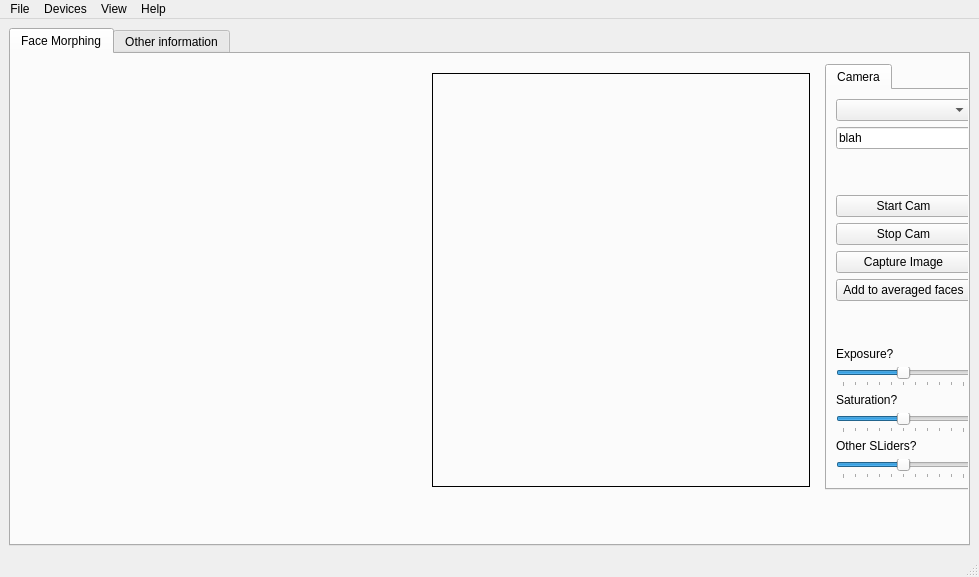
<?xml version="1.0" encoding="UTF-8"?>
<ui version="4.0">
 <class>MainWindow</class>
 <widget class="QMainWindow" name="MainWindow">
  <property name="geometry">
   <rect>
    <x>0</x>
    <y>0</y>
    <width>979</width>
    <height>577</height>
   </rect>
  </property>
  <property name="windowTitle">
   <string>MainWindow</string>
  </property>
  <widget class="QWidget" name="centralwidget">
   <layout class="QGridLayout" name="gridLayout">
    <item row="0" column="1">
     <widget class="QTabWidget" name="tabWidget">
      <property name="currentIndex">
       <number>0</number>
      </property>
      <widget class="QWidget" name="tab_morph">
       <attribute name="title">
        <string>Face Morphing</string>
       </attribute>
       <widget class="QLabel" name="user_messages">
        <property name="geometry">
         <rect>
          <x>10</x>
          <y>490</y>
          <width>396</width>
          <height>13</height>
         </rect>
        </property>
        <property name="text">
         <string/>
        </property>
       </widget>
       <widget class="QTabWidget" name="userTools">
        <property name="enabled">
         <bool>true</bool>
        </property>
        <property name="geometry">
         <rect>
          <x>814</x>
          <y>10</y>
          <width>157</width>
          <height>426</height>
         </rect>
        </property>
        <property name="sizePolicy">
         <sizepolicy hsizetype="Expanding" vsizetype="Expanding">
          <horstretch>0</horstretch>
          <verstretch>0</verstretch>
         </sizepolicy>
        </property>
        <property name="focusPolicy">
         <enum>Qt::NoFocus</enum>
        </property>
        <property name="currentIndex">
         <number>0</number>
        </property>
        <widget class="QWidget" name="tab">
         <attribute name="title">
          <string>Camera</string>
         </attribute>
         <layout class="QGridLayout" name="gridLayout_2">
          <item row="13" column="0">
           <widget class="QSlider" name="slider_other">
            <property name="minimum">
             <number>-5</number>
            </property>
            <property name="maximum">
             <number>5</number>
            </property>
            <property name="pageStep">
             <number>2</number>
            </property>
            <property name="orientation">
             <enum>Qt::Horizontal</enum>
            </property>
            <property name="tickPosition">
             <enum>QSlider::TicksBelow</enum>
            </property>
           </widget>
          </item>
          <item row="0" column="0">
           <widget class="QComboBox" name="dd_devices"/>
          </item>
          <item row="7" column="0">
           <spacer name="verticalSpacer">
            <property name="orientation">
             <enum>Qt::Vertical</enum>
            </property>
            <property name="sizeHint" stdset="0">
             <size>
              <width>20</width>
              <height>40</height>
             </size>
            </property>
           </spacer>
          </item>
          <item row="8" column="0">
           <widget class="QLabel" name="label_exposure">
            <property name="text">
             <string>Exposure?</string>
            </property>
           </widget>
          </item>
          <item row="9" column="0">
           <widget class="QSlider" name="slider_exposure">
            <property name="minimum">
             <number>-5</number>
            </property>
            <property name="maximum">
             <number>5</number>
            </property>
            <property name="pageStep">
             <number>2</number>
            </property>
            <property name="orientation">
             <enum>Qt::Horizontal</enum>
            </property>
            <property name="tickPosition">
             <enum>QSlider::TicksBelow</enum>
            </property>
           </widget>
          </item>
          <item row="2" column="0">
           <spacer name="verticalSpacer_3">
            <property name="orientation">
             <enum>Qt::Vertical</enum>
            </property>
            <property name="sizeHint" stdset="0">
             <size>
              <width>20</width>
              <height>40</height>
             </size>
            </property>
           </spacer>
          </item>
          <item row="3" column="0">
           <widget class="QPushButton" name="button_startcam">
            <property name="text">
             <string>Start Cam</string>
            </property>
           </widget>
          </item>
          <item row="10" column="0">
           <widget class="QLabel" name="label_saturation">
            <property name="text">
             <string>Saturation?</string>
            </property>
           </widget>
          </item>
          <item row="12" column="0">
           <widget class="QLabel" name="label_other">
            <property name="text">
             <string>Other SLiders?</string>
            </property>
           </widget>
          </item>
          <item row="4" column="0">
           <widget class="QPushButton" name="button_stopcam">
            <property name="text">
             <string>Stop Cam</string>
            </property>
           </widget>
          </item>
          <item row="11" column="0">
           <widget class="QSlider" name="slider_saturation">
            <property name="minimum">
             <number>-5</number>
            </property>
            <property name="maximum">
             <number>5</number>
            </property>
            <property name="pageStep">
             <number>2</number>
            </property>
            <property name="orientation">
             <enum>Qt::Horizontal</enum>
            </property>
            <property name="tickPosition">
             <enum>QSlider::TicksBelow</enum>
            </property>
           </widget>
          </item>
          <item row="1" column="0">
           <widget class="QLineEdit" name="line_email">
            <property name="inputMethodHints">
             <set>Qt::ImhEmailCharactersOnly</set>
            </property>
            <property name="text">
             <string>blah</string>
            </property>
            <property name="placeholderText">
             <string> Enter name</string>
            </property>
           </widget>
          </item>
          <item row="5" column="0">
           <widget class="QPushButton" name="button_captureimage">
            <property name="text">
             <string>Capture Image</string>
            </property>
           </widget>
          </item>
          <item row="6" column="0">
           <widget class="QPushButton" name="button_addface">
            <property name="text">
             <string>Add to averaged faces</string>
            </property>
           </widget>
          </item>
         </layout>
        </widget>
       </widget>
       <widget class="QStackedWidget" name="stackedWidget_2">
        <property name="geometry">
         <rect>
          <x>412</x>
          <y>10</y>
          <width>396</width>
          <height>432</height>
         </rect>
        </property>
        <property name="sizePolicy">
         <sizepolicy hsizetype="Preferred" vsizetype="Preferred">
          <horstretch>1</horstretch>
          <verstretch>0</verstretch>
         </sizepolicy>
        </property>
        <property name="palette">
         <palette>
          <active>
           <colorrole role="Base">
            <brush brushstyle="SolidPattern">
             <color alpha="255">
              <red>255</red>
              <green>255</green>
              <blue>255</blue>
             </color>
            </brush>
           </colorrole>
           <colorrole role="Window">
            <brush brushstyle="SolidPattern">
             <color alpha="255">
              <red>203</red>
              <green>203</green>
              <blue>203</blue>
             </color>
            </brush>
           </colorrole>
          </active>
          <inactive>
           <colorrole role="Base">
            <brush brushstyle="SolidPattern">
             <color alpha="255">
              <red>255</red>
              <green>255</green>
              <blue>255</blue>
             </color>
            </brush>
           </colorrole>
           <colorrole role="Window">
            <brush brushstyle="SolidPattern">
             <color alpha="255">
              <red>203</red>
              <green>203</green>
              <blue>203</blue>
             </color>
            </brush>
           </colorrole>
          </inactive>
          <disabled>
           <colorrole role="Base">
            <brush brushstyle="SolidPattern">
             <color alpha="255">
              <red>203</red>
              <green>203</green>
              <blue>203</blue>
             </color>
            </brush>
           </colorrole>
           <colorrole role="Window">
            <brush brushstyle="SolidPattern">
             <color alpha="255">
              <red>203</red>
              <green>203</green>
              <blue>203</blue>
             </color>
            </brush>
           </colorrole>
          </disabled>
         </palette>
        </property>
        <property name="styleSheet">
         <string notr="true"/>
        </property>
        <property name="currentIndex">
         <number>0</number>
        </property>
        <widget class="QWidget" name="page_3">
         <layout class="QGridLayout" name="gridLayout_5">
          <item row="1" column="0">
           <widget class="QLabel" name="imgMorphed">
            <property name="frameShape">
             <enum>QFrame::Box</enum>
            </property>
            <property name="text">
             <string/>
            </property>
           </widget>
          </item>
         </layout>
        </widget>
       </widget>
       <widget class="QStackedWidget" name="stackedWidget">
        <property name="geometry">
         <rect>
          <x>10</x>
          <y>10</y>
          <width>396</width>
          <height>432</height>
         </rect>
        </property>
        <property name="sizePolicy">
         <sizepolicy hsizetype="Preferred" vsizetype="Preferred">
          <horstretch>1</horstretch>
          <verstretch>0</verstretch>
         </sizepolicy>
        </property>
        <property name="palette">
         <palette>
          <active>
           <colorrole role="Base">
            <brush brushstyle="SolidPattern">
             <color alpha="255">
              <red>255</red>
              <green>255</green>
              <blue>255</blue>
             </color>
            </brush>
           </colorrole>
           <colorrole role="Window">
            <brush brushstyle="SolidPattern">
             <color alpha="255">
              <red>203</red>
              <green>203</green>
              <blue>203</blue>
             </color>
            </brush>
           </colorrole>
          </active>
          <inactive>
           <colorrole role="Base">
            <brush brushstyle="SolidPattern">
             <color alpha="255">
              <red>255</red>
              <green>255</green>
              <blue>255</blue>
             </color>
            </brush>
           </colorrole>
           <colorrole role="Window">
            <brush brushstyle="SolidPattern">
             <color alpha="255">
              <red>203</red>
              <green>203</green>
              <blue>203</blue>
             </color>
            </brush>
           </colorrole>
          </inactive>
          <disabled>
           <colorrole role="Base">
            <brush brushstyle="SolidPattern">
             <color alpha="255">
              <red>203</red>
              <green>203</green>
              <blue>203</blue>
             </color>
            </brush>
           </colorrole>
           <colorrole role="Window">
            <brush brushstyle="SolidPattern">
             <color alpha="255">
              <red>203</red>
              <green>203</green>
              <blue>203</blue>
             </color>
            </brush>
           </colorrole>
          </disabled>
         </palette>
        </property>
        <property name="styleSheet">
         <string notr="true"/>
        </property>
        <property name="currentIndex">
         <number>0</number>
        </property>
        <widget class="QWidget" name="page_feed">
         <layout class="QGridLayout" name="gridLayout_4">
          <item row="0" column="0">
           <widget class="QCameraViewfinder" name="camFeed" native="true"/>
          </item>
         </layout>
        </widget>
        <widget class="QWidget" name="page_imageCapture">
         <widget class="QLabel" name="camMod">
          <property name="geometry">
           <rect>
            <x>10</x>
            <y>10</y>
            <width>378</width>
            <height>414</height>
           </rect>
          </property>
          <property name="inputMethodHints">
           <set>Qt::ImhNone</set>
          </property>
          <property name="frameShape">
           <enum>QFrame::Box</enum>
          </property>
          <property name="text">
           <string/>
          </property>
          <property name="textFormat">
           <enum>Qt::PlainText</enum>
          </property>
          <property name="textInteractionFlags">
           <set>Qt::NoTextInteraction</set>
          </property>
         </widget>
        </widget>
       </widget>
      </widget>
      <widget class="QWidget" name="tab_4">
       <attribute name="title">
        <string>Other information</string>
       </attribute>
       <widget class="QLabel" name="label_lastfaceadded">
        <property name="geometry">
         <rect>
          <x>40</x>
          <y>10</y>
          <width>91</width>
          <height>16</height>
         </rect>
        </property>
        <property name="text">
         <string>Last Face Added</string>
        </property>
       </widget>
       <widget class="QLabel" name="img_lastfaceadded">
        <property name="geometry">
         <rect>
          <x>20</x>
          <y>40</y>
          <width>341</width>
          <height>321</height>
         </rect>
        </property>
        <property name="frameShape">
         <enum>QFrame::Box</enum>
        </property>
        <property name="text">
         <string/>
        </property>
       </widget>
       <widget class="QPushButton" name="button_updatelast">
        <property name="geometry">
         <rect>
          <x>160</x>
          <y>10</y>
          <width>75</width>
          <height>23</height>
         </rect>
        </property>
        <property name="text">
         <string>Update</string>
        </property>
       </widget>
      </widget>
     </widget>
    </item>
   </layout>
  </widget>
  <widget class="QMenuBar" name="menubar">
   <property name="geometry">
    <rect>
     <x>0</x>
     <y>0</y>
     <width>979</width>
     <height>21</height>
    </rect>
   </property>
   <widget class="QMenu" name="menuFile">
    <property name="title">
     <string>File</string>
    </property>
    <addaction name="actionStart_Camera"/>
    <addaction name="actionStop_Camera"/>
    <addaction name="separator"/>
    <addaction name="actionSettings"/>
    <addaction name="separator"/>
    <addaction name="actionExit"/>
   </widget>
   <widget class="QMenu" name="menuDevices">
    <property name="title">
     <string>Devices</string>
    </property>
   </widget>
   <widget class="QMenu" name="menuView">
    <property name="title">
     <string>View</string>
    </property>
   </widget>
   <widget class="QMenu" name="menuHelp">
    <property name="title">
     <string>Help</string>
    </property>
   </widget>
   <addaction name="menuFile"/>
   <addaction name="menuDevices"/>
   <addaction name="menuView"/>
   <addaction name="menuHelp"/>
  </widget>
  <widget class="QStatusBar" name="statusbar"/>
  <action name="actionStart_Camera">
   <property name="text">
    <string>Start Camera</string>
   </property>
  </action>
  <action name="actionStop_Camera">
   <property name="text">
    <string>Stop Camera</string>
   </property>
  </action>
  <action name="actionSettings">
   <property name="text">
    <string>Settings</string>
   </property>
  </action>
  <action name="actionExit">
   <property name="text">
    <string>Exit (Esc)</string>
   </property>
  </action>
 </widget>
 <customwidgets>
  <customwidget>
   <class>QCameraViewfinder</class>
   <extends>QWidget</extends>
   <header>PyQt5.QtMultimediaWidgets</header>
   <container>1</container>
  </customwidget>
 </customwidgets>
 <resources/>
 <connections/>
</ui>
